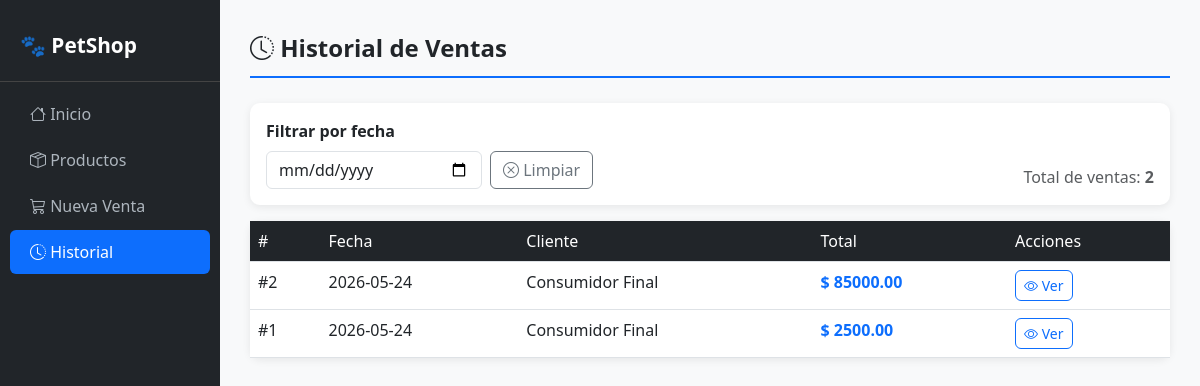
The page /historial on the database its author committed.
### tables this page shows
CREATE TABLE ventas (
            id          INTEGER PRIMARY KEY AUTOINCREMENT,
            fecha       TEXT NOT NULL,
            total       REAL NOT NULL,
            cliente     TEXT
        );

### routes/ventas.py (the view)
@ventas_bp.route('/historial')
def historial():
    ventas = obtener_historial()
    return render_template('historial/lista.html', ventas=ventas)

### app.py (called while the page is built)
@app.before_request
def chequear_licencia():
    rutas_libres = ['/activar', '/licencia-vencida']
    if request.path not in rutas_libres:
        if not verificar_licencia():
            return redirect('/licencia-vencida')

### database.py (called while the page is built)
def conectar():
    return sqlite3.connect('petshop.db')

### licencia.py (called while the page is built)
def _decodificar(texto):
    return base64.b64decode(texto.encode()).decode()

def obtener_fecha_instalacion():
    try:
        with open(ARCHIVO_LIC, 'r') as f:
            return datetime.strptime(_decodificar(f.read().strip()), '%Y-%m-%d').date()
    except:
        return None

def verificar_licencia():
    fecha = obtener_fecha_instalacion()
    if not fecha:
        primera_ejecucion()
        return True
    return (date.today() - fecha).days <= DIAS_PRUEBA

### models/venta.py (called while the page is built)
def obtener_historial():
    conn = conectar()
    conn.row_factory = sqlite3.Row
    cursor = conn.cursor()
    ventas = cursor.execute(
        "SELECT * FROM ventas ORDER BY fecha DESC, id DESC"
    ).fetchall()
    conn.close()
    return ventas

### templates/historial/lista.html (shortened to what this page needs)
{% extends 'base.html' %}
{% block contenido %}
<div class="titulo-pagina">
    <i class="bi bi-clock-history"></i> Historial de Ventas
</div>
{% if ventas %}
<div class="card mb-3">
    <div class="card-body">
        <div class="row g-2 align-items-end">
            <div class="col-md-3">
                <label class="form-label fw-bold">Filtrar por fecha</label>
                <input type="date" id="filtro-fecha" class="form-control" onchange="filtrarFecha()">
            </div>
            <div class="col-md-2">
                <button class="btn btn-outline-secondary" onclick="limpiarFiltro()">
                    <i class="bi bi-x-circle"></i> Limpiar
                </button>
            </div>
            <div class="col-md-7 text-end">
                <span class="text-muted">Total de ventas: <strong>{{ ventas|length }}</strong></span>
            </div>
        </div>
    </div>
</div>
<div class="card">
    <div class="card-body p-0">
        <table class="table mb-0" id="tabla-ventas">
            <thead>
                <tr>
                    <th>#</th>
                    <th>Fecha</th>
                    <th>Cliente</th>
                    <th>Total</th>
                    <th>Acciones</th>
                </tr>
            </thead>
            <tbody>
                {% for v in ventas %}
                <tr data-fecha="{{ v.fecha }}">
                    <td>#{{ v.id }}</td>
                    <td>{{ v.fecha }}</td>
                    <td>{{ v.cliente or 'Consumidor Final' }}</td>
                    <td class="fw-bold text-primary">$ {{ "%.2f"|format(v.total) }}</td>
                    <td>
                        <a href="/ventas/{{ v.id }}" class="btn btn-sm btn-outline-primary">
                            <i class="bi bi-eye"></i> Ver
                        </a>
                    </td>
                </tr>
                {% endfor %}
            </tbody>
        </table>
    </div>
</div>
{% else %}
<div class="text-center py-5 text-muted">
    <i class="bi bi-clock-history fs-1"></i>
    <p class="mt-3">Todavía no hay ventas registradas.</p>
    <a href="/ventas/nueva" class="btn btn-primary">Hacer la primera venta</a>
</div>
{% endif %}
{% endblock %}

### static/css/styles.css (style rules this page uses)
body { background-color: #f8f9fa; font-family: 'Segoe UI', sans-serif; }
.titulo-pagina { font-size: 1.5rem; font-weight: bold; margin-bottom: 25px; color: #212529; border-bottom: 2px solid #0d6efd; padding-bottom: 10px; }
.card { border: none; border-radius: 10px; box-shadow: 0 2px 8px rgba(0,0,0,0.08); }
.table th { background-color: #212529; color: white; font-weight: 500; }
.btn { border-radius: 6px; }

### rows shown on the page
ventas: id "2", fecha "2026-05-24", cliente "Consumidor Final", total "85000.00"
ventas: id "1", fecha "2026-05-24", cliente "Consumidor Final", total "2500.00"

### other values the page prints
{{ ventas|length }} "2"
